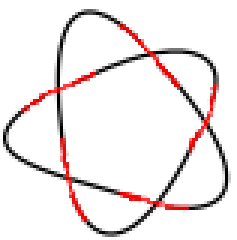
#> input picture knot_sketches/5_1.png, 79 x 80 px (shown 3 times larger)
$ python knots.py
#> lines starting #> are read from the running program, lines starting #| are printed output that depends on the picture
### from_sketch.py
from PIL import Image
import numpy as np
import itertools

def knot_path(file_name, make_ims=False):
    im = np.array(Image.open(file_name))

    height, width = im.shape[:2]

    start = np.argmax(im[:, :, 3]) # 2d coord of a point on the knot
    y0, x0 = start//im.shape[1], start % im.shape[1]
    points = [(y0, x0)]

    r_max = 4 # radius to search for next point

    def search_list(y, x, d, r=r_max):
        d = np.array(d)
        d = d/np.sum(d**2)
        return [
            (j, i) for j, i in itertools.product(
                range(max(y - r, 0), min(y + r, height)),
                range(max(x - r, 0), min(x + r, width)),
            ) if ((j - y) * d[0] + (i - x)*d[1] > 0.6)
        ]

    d = None # stores direction we're going/searching in

    for d0 in [(1, 1), (1, -1), (-1, 1), (-1, -1)]:
        for j, i in search_list(y0, x0, d0):
            if im[j, i, 3] > 0:
                d = d0
                points.append((j, i))
                break
        if d is not None:
            break

    is_on_top = True #stores whether on top / black

    while len(points) < 20 or ((points[-1][0] - y0)**2 + (points[-1][1] - x0)**2 > 2 * r_max):
        #print(points)
        y, x = points[-1]

        found_point = False
        if is_on_top:
            radius = 0
            while not found_point and radius < r_max: # search for same colour
                radius += 1
                for j, i in search_list(y, x, d, radius):
                    #print(im[j, i, 3], im[j, i, 0], im[j, i, 3] > 40 and im[j, i , 0] == 0)
                    if im[j, i, 3] > 40 and im[j, i , 0] == 0:
                        d = (j - y, i - x)
                        points.append((j, i))
                        found_point = True
                        break
            radius = 0
            while not found_point and radius < r_max: # search for other colour
                radius += 1
                for j, i in search_list(y, x, d, radius):
                    #print("extra : ", im[j, i, 3], im[j, i, 0])
                    if im[j, i, 3] > 40:
                        d = (j - y, i - x)
                        points.append((j, i))
                        found_point = True
                        is_on_top = False
                        break
        else:
            radius = 0
            while not found_point and radius < r_max:
                radius += 1
                for j, i in search_list(y, x, d, radius):
                    if im[j, i, 3] > 40 and im[j, i, 0] > 40:
                        d = (j - y, i - x)
                        points.append((j, i))
                        found_point = True
                        break
            radius = 0
            while not found_point and radius < r_max:
                radius += 1
                for j, i in search_list(y, x, d, radius):
                    if im[j, i, 3] > 40:
                        d = (j - y, i - x)
                        points.append((j, i))
                        found_point = True
                        is_on_top = True
                        break

        if not found_point:
            print(points, d, is_on_top)
            print(search_list(y, x, d))
            print([im[q[0], q[1], :] for q in search_list(y, x, d)])
            raise Exception("dead end")

        if make_ims:
            out = np.zeros((100, 100, 3))
            for q in search_list(y, x, d):
                out[q[0], q[1], (1 if is_on_top else 0)] = 255
            for p in points:
                out[p[0], p[1], :] = 255

            Image.fromarray(out.astype("uint8")).save(f"iterations/read_{len(points)}.png")

        if len(points) > 1000:
            break

    scale = 3/max(width, height)
    return np.array([(p[1] * scale, p[0] * scale, im[p[0], p[1], 0] == 0) for p in points])

# [2 lines that do not run on import are left out]

### knots.py

from PIL import Image
import numpy as np
import itertools

from write_tube import tube, save_sdl
from from_sketch import knot_path
from webscraped_knot_data import leq_sevens, eights, nines, tens
from legacy_knot_specifications import legacy_knots0
#> in knot_path, im is the input picture: shape (80, 79, 4); mean R, G, B, A 9.3, 0, 0, 21.3
#> in knot_path, `start = np.argmax(im[:, :, 3])`: start = 511
#> in knot_path, `y0, x0 = start//im.shape[1], start % im.shape[1]`: y0 = 6; x0 = 37
#> in knot_path, `points = [(y0, x0)]`: points = [(6, 37)]
#> after the loop in knot_path, `for d0 in [(1, 1), (1, -1), (-1, 1), (-1, -1)]:`: points = [(6, 37), (6, 39)]
#> the loop in knot_path, `while len(points) < 20 or ((points[-1][0] - y0)**2 + (points[-1][1] - ..` made 207 passes
#> (y, x) on passes 1 to 12: (6, 39), (7, 40), (8, 41), (9, 42), (10, 43), (11, 44), (12, 45), (13, 46), (14, 47), (15, 48), (16, 49), (17, 50)
#> (y, x) on passes 61 to 66: (63, 38), (62, 36), (62, 34), (61, 32), (61, 30), (60, 28)
#> call 2 of knot_path, with file_name = 'knot_sketches/5_2.png', make_ims = False
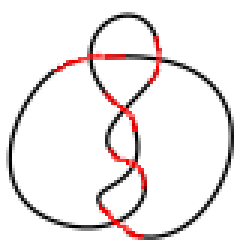
#> input picture knot_sketches/5_2.png, 80 x 81 px (shown 3 times larger)
#> in knot_path, im is the input picture: shape (81, 80, 4); mean R, G, B, A 6.9, 0, 0, 20.5
#> call 3 of knot_path, with file_name = 'knot_sketches/6_2.png', make_ims = False
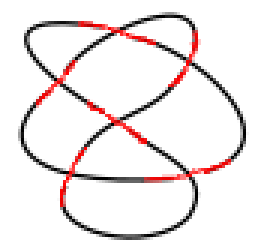
#> input picture knot_sketches/6_2.png, 85 x 82 px (shown 3 times larger)
#> in knot_path, im is the input picture: shape (82, 85, 4); mean R, G, B, A 9.1, 0, 0, 22.7
#> call 4 of knot_path, with file_name = 'knot_sketches/6_3.png', make_ims = False
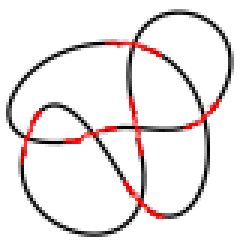
#> input picture knot_sketches/6_3.png, 80 x 82 px (shown 3 times larger)
#> in knot_path, im is the input picture: shape (82, 80, 4); mean R, G, B, A 7.6, 0, 0, 23.4
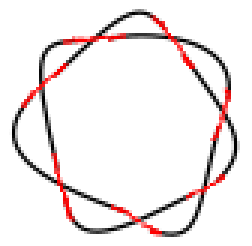
#> input picture knot_sketches/7_1.png, 84 x 82 px (shown 3 times larger)
#> in knot_path, im is the input picture: shape (82, 84, 4); mean R, G, B, A 8.8, 0, 0, 20.7
#> the loop in knot_path, `while len(points) < 20 or ((points[-1][0] - y0)**2 + (points[-1][1] - ..` made 134 passes
#> (the run stopped early here; a loop or call above may not have finished)
